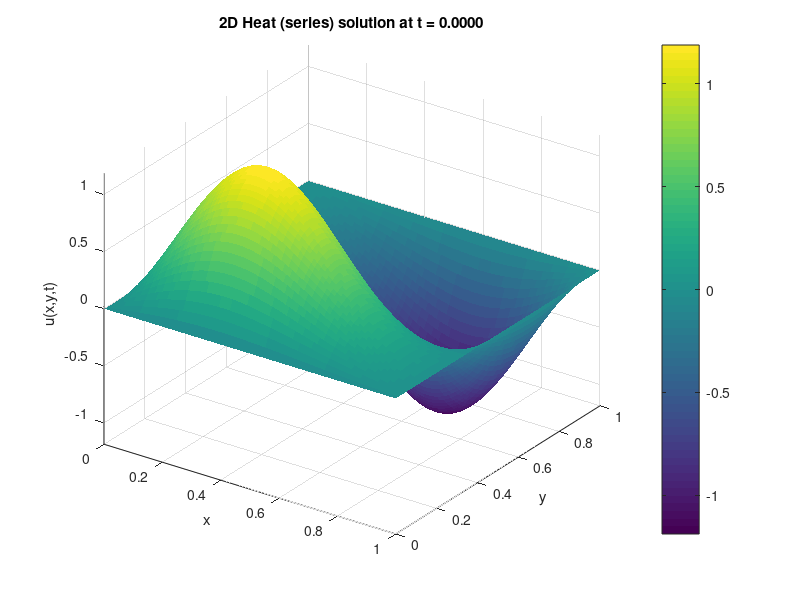
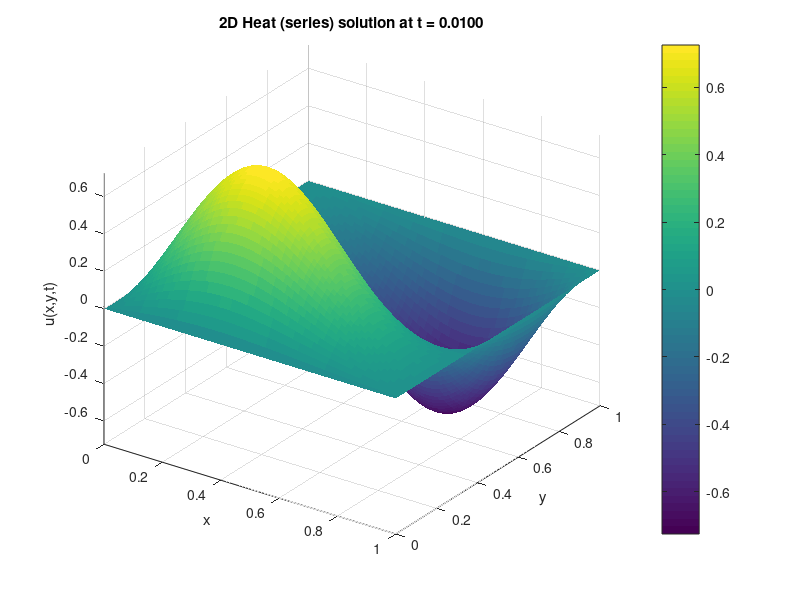
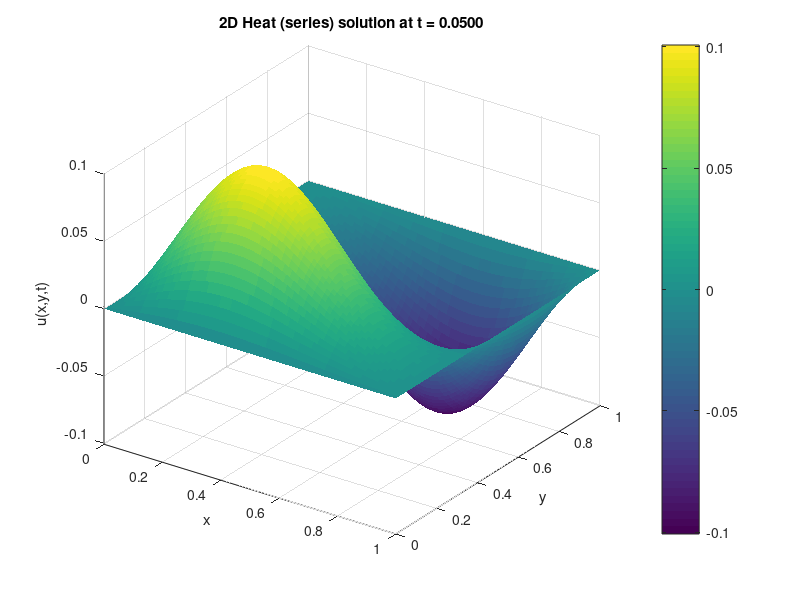
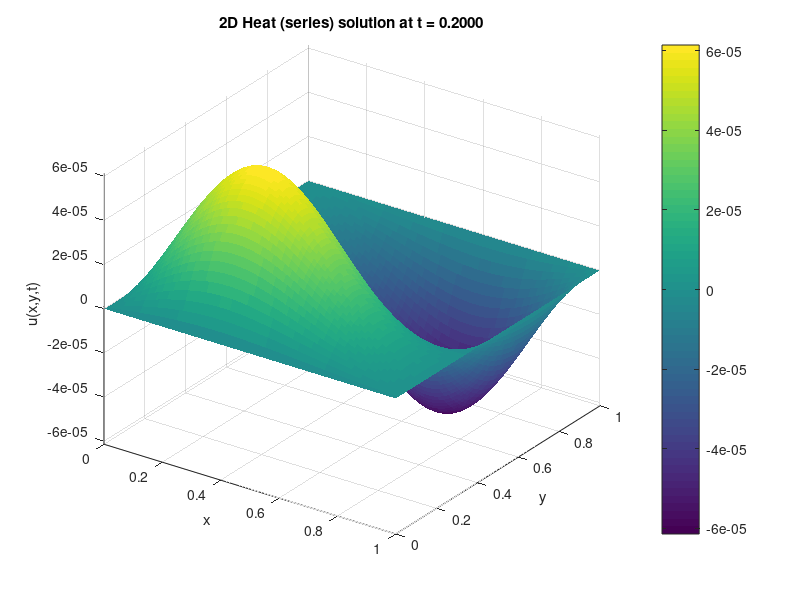

MATLAB code for these plots, in order:
% 2D Heat equation - analytical series solution (Dirichlet 0 on boundary)
% u_t = k (u_xx + u_yy), domain (0,Lx)x(0,Ly)
clear; close all; clc;

% Parameters
Lx = 1; Ly = 1;      % domain sizes
k  = 1;              % thermal diffusivity
M  = 30; N = 30;     % number of eigenmodes in x and y (increase for accuracy)

% Spatial grid for evaluating & plotting
Nx = 80; Ny = 80;
x = linspace(0,Lx,Nx);
y = linspace(0,Ly,Ny);
[X,Y] = meshgrid(x,y);

% Time points to plot
t_plot = [0, 0.01, 0.05, 0.2];

% Initial condition u0(x,y) - change as desired
% Example 1: combination of sines
u0 = @(x,y) sin(pi*x/Lx).*sin(2*pi*y/Ly) + 0.5*sin(2*pi*x/Lx).*sin(pi*y/Ly);

% If you'd like a different u0, replace the line above with your function handle.
% For instance: u0 = @(x,y) exp(-50*((x-0.5*Lx).^2 + (y-0.5*Ly).^2));  % gaussian

% Precompute sine basis on spatial grid (for reconstruction)
sinx = zeros(M, Nx);
siny = zeros(N, Ny);
for m = 1:M
    sinx(m,:) = sin(m*pi*x/Lx);
end
for n = 1:N
    siny(n,:) = sin(n*pi*y/Ly);
end

% Compute coefficients A(m,n) numerically using double trapezoidal integration
% A_mn = (4/(Lx*Ly)) * \int_0^{Lx}\int_0^{Ly} u0(x,y) sin(m*pi*x/Lx) sin(n*pi*y/Ly) dy dx
fprintf('Computing coefficients A_{mn} (M=%d, N=%d)...\n', M, N);
% Create fine quadrature grid for integration (can be coarser if u0 smooth)
qx = linspace(0,Lx,2*Nx); qy = linspace(0,Ly,2*Ny);
[QX,QY] = meshgrid(qx,qy);
U0vals = u0(QX,QY);

A = zeros(M,N);
wx = (Lx/(length(qx)-1)); wy = (Ly/(length(qy)-1)); % trapezoid spacing factors (we'll use trapz)
% We'll use trapz for each mode
for m = 1:M
    sx = sin(m*pi*QX/Lx);  % same size as QX
    for n = 1:N
        sy = sin(n*pi*QY/Ly);
        integrand = U0vals .* sx .* sy;
        % double integral with trapz: first integrate w.r.t y (columns), then x (rows)
        int_y = trapz(qy, integrand, 1);   % integrate along rows -> column vector over x
        I = trapz(qx, int_y);              % final scalar
        A(m,n) = (4/(Lx*Ly)) * I;
    end
end

% Reconstruct solution at requested times
for tidx = 1:length(t_plot)
    t = t_plot(tidx);
    U = zeros(Ny, Nx);
    % sum over modes
    for m = 1:M
        for n = 1:N
            lambda = k * pi^2 * (m^2/Lx^2 + n^2/Ly^2);
            coeff = A(m,n) * exp(-lambda * t);
            % outer product sin(m*pi*x/Lx)*sin(n*pi*y/Ly)
            % sinx(m,:) is 1 x Nx, siny(n,:)' is Ny x 1
            U = U + coeff * (siny(n,:)' * sinx(m,:));
        end
    end

    % Plot
    figure(tidx);
    surf(X,Y,U, 'EdgeColor','none');
    xlabel('x'); ylabel('y'); zlabel('u(x,y,t)');
    title(sprintf('2D Heat (series) solution at t = %.4f', t));
    view(35,30);
    axis([0 Lx 0 Ly min(U(:)) max(U(:))]);
    colorbar;
    drawnow;
end

% Optional: animation
figure;
for tidx = 1:100
    t = (tidx-1) * 0.02;  % change final time/step as desired
    U = zeros(Ny, Nx);
    for m = 1:M
        for n = 1:N
            lambda = k * pi^2 * (m^2/Lx^2 + n^2/Ly^2);
            coeff = A(m,n) * exp(-lambda * t);
            U = U + coeff * (siny(n,:)' * sinx(m,:));
        end
    end
    surf(X,Y,U,'EdgeColor','none'); title(sprintf('t = %.3f',t));
    xlabel('x'); ylabel('y'); zlabel('u'); view(35,30); colorbar;
    axis([0 Lx 0 Ly -1 1]); drawnow;
end
